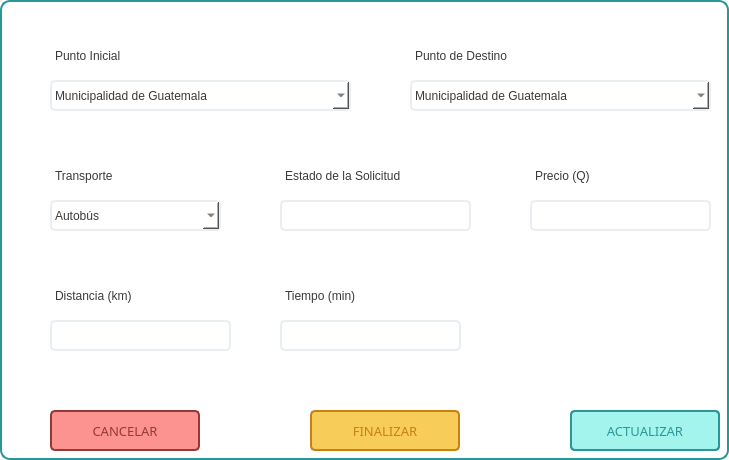
       <widget class="QWidget" name="page_solicitud">
        <property name="styleSheet">
         <string notr="true">background-color: #FFFFFF;
border: 2px solid #2B9699;
border-radius: 10px;</string>
        </property>
        <widget class="QLabel" name="lab_pto_inicial">
         <property name="geometry">
          <rect>
           <x>50</x>
           <y>40</y>
           <width>181</width>
           <height>31</height>
          </rect>
         </property>
         <property name="styleSheet">
          <string notr="true">border-color: #FFFFFF;
font: 11pt &quot;Arial Black&quot;;
color: #3A3A3A;</string>
         </property>
         <property name="text">
          <string>Punto Inicial</string>
         </property>
        </widget>
        <widget class="QLabel" name="lab_pto_destino">
         <property name="geometry">
          <rect>
           <x>410</x>
           <y>40</y>
           <width>181</width>
           <height>31</height>
          </rect>
         </property>
         <property name="styleSheet">
          <string notr="true">border-color: #FFFFFF;
font: 11pt &quot;Arial Black&quot;;
color: #3A3A3A;</string>
         </property>
         <property name="text">
          <string>Punto de Destino</string>
         </property>
        </widget>
        <widget class="QComboBox" name="combox_pto_inicial">
         <property name="geometry">
          <rect>
           <x>50</x>
           <y>80</y>
           <width>301</width>
           <height>31</height>
          </rect>
         </property>
         <property name="cursor">
          <cursorShape>PointingHandCursor</cursorShape>
         </property>
         <property name="styleSheet">
          <string notr="true">background-color: #FFFFFF;
border: 2px solid #E8EEF2;
font: 9pt &quot;Verdana&quot;;
color: #3A3A3A;
border-radius: 5px;</string>
         </property>
         <item>
          <property name="text">
           <string>Municipalidad de Guatemala</string>
          </property>
         </item>
         <item>
          <property name="text">
           <string>Hospital General San Juan de Dios</string>
          </property>
         </item>
         <item>
          <property name="text">
           <string>Café León</string>
          </property>
         </item>
         <item>
          <property name="text">
           <string>Restaurante San Martín</string>
          </property>
         </item>
         <item>
          <property name="text">
           <string>Instituto Nacional Central para Varones</string>
          </property>
         </item>
         <item>
          <property name="text">
           <string>Universidad San Carlos (Extensión Centro)</string>
          </property>
         </item>
         <item>
          <property name="text">
           <string>Teatro Nacional Miguel Ángel Asturias</string>
          </property>
         </item>
         <item>
          <property name="text">
           <string>Parque Central</string>
          </property>
         </item>
        </widget>
        <widget class="QComboBox" name="combox_pto_destino">
         <property name="geometry">
          <rect>
           <x>410</x>
           <y>80</y>
           <width>301</width>
           <height>31</height>
          </rect>
         </property>
         <property name="cursor">
          <cursorShape>PointingHandCursor</cursorShape>
         </property>
         <property name="styleSheet">
          <string notr="true">background-color: #FFFFFF;
border: 2px solid #E8EEF2;
font: 9pt &quot;Verdana&quot;;
color: #3A3A3A;
border-radius: 5px;</string>
         </property>
         <item>
          <property name="text">
           <string>Municipalidad de Guatemala</string>
          </property>
         </item>
         <item>
          <property name="text">
           <string>Hospital General San Juan de Dios</string>
          </property>
         </item>
         <item>
          <property name="text">
           <string>Café León</string>
          </property>
         </item>
         <item>
          <property name="text">
           <string>Restaurante San Martín</string>
          </property>
         </item>
         <item>
          <property name="text">
           <string>Instituto Nacional Central para Varones</string>
          </property>
         </item>
         <item>
          <property name="text">
           <string>Universidad San Carlos (Extensión Centro)</string>
          </property>
         </item>
         <item>
          <property name="text">
           <string>Teatro Nacional Miguel Ángel Asturias</string>
          </property>
         </item>
         <item>
          <property name="text">
           <string>Parque Central</string>
          </property>
         </item>
        </widget>
        <widget class="QLabel" name="lab_transporte">
         <property name="geometry">
          <rect>
           <x>50</x>
           <y>160</y>
           <width>171</width>
           <height>31</height>
          </rect>
         </property>
         <property name="styleSheet">
          <string notr="true">border-color: #FFFFFF;
font: 11pt &quot;Arial Black&quot;;
color: #3A3A3A;</string>
         </property>
         <property name="text">
          <string>Transporte</string>
         </property>
        </widget>
        <widget class="QComboBox" name="combox_transporte">
         <property name="geometry">
          <rect>
           <x>50</x>
           <y>200</y>
           <width>171</width>
           <height>31</height>
          </rect>
         </property>
         <property name="cursor">
          <cursorShape>PointingHandCursor</cursorShape>
         </property>
         <property name="styleSheet">
          <string notr="true">background-color: #FFFFFF;
border: 2px solid #E8EEF2;
font: 9pt &quot;Verdana&quot;;
color: #3A3A3A;
border-radius: 5px;</string>
         </property>
         <item>
          <property name="text">
           <string>Autobús</string>
          </property>
         </item>
         <item>
          <property name="text">
           <string>Automóvil</string>
          </property>
         </item>
         <item>
          <property name="text">
           <string>Motocicleta</string>
          </property>
         </item>
         <item>
          <property name="text">
           <string>Tren</string>
          </property>
         </item>
        </widget>
        <widget class="QLabel" name="lab_estado_t">
         <property name="geometry">
          <rect>
           <x>280</x>
           <y>160</y>
           <width>191</width>
           <height>31</height>
          </rect>
         </property>
         <property name="styleSheet">
          <string notr="true">border-color: #FFFFFF;
font: 11pt &quot;Arial Black&quot;;
color: #3A3A3A;</string>
         </property>
         <property name="text">
          <string>Estado de la Solicitud</string>
         </property>
        </widget>
        <widget class="QLabel" name="lab_estado">
         <property name="enabled">
          <bool>false</bool>
         </property>
         <property name="geometry">
          <rect>
           <x>280</x>
           <y>200</y>
           <width>191</width>
           <height>31</height>
          </rect>
         </property>
         <property name="styleSheet">
          <string notr="true">background-color: #FFFFFF;
border: 2px solid #E8EEF2;
font: 9pt &quot;Verdana&quot;;
color: #3A3A3A;
border-radius: 5px;</string>
         </property>
         <property name="text">
          <string/>
         </property>
        </widget>
        <widget class="QLabel" name="lab_precio">
         <property name="enabled">
          <bool>false</bool>
         </property>
         <property name="geometry">
          <rect>
           <x>530</x>
           <y>200</y>
           <width>181</width>
           <height>31</height>
          </rect>
         </property>
         <property name="styleSheet">
          <string notr="true">background-color: #FFFFFF;
border: 2px solid #E8EEF2;
font: 9pt &quot;Verdana&quot;;
color: #3A3A3A;
border-radius: 5px;</string>
         </property>
         <property name="text">
          <string/>
         </property>
        </widget>
        <widget class="QLabel" name="lab_precio_t">
         <property name="geometry">
          <rect>
           <x>530</x>
           <y>160</y>
           <width>181</width>
           <height>31</height>
          </rect>
         </property>
         <property name="styleSheet">
          <string notr="true">border-color: #FFFFFF;
font: 11pt &quot;Arial Black&quot;;
color: #3A3A3A;</string>
         </property>
         <property name="text">
          <string>Precio (Q)</string>
         </property>
        </widget>
        <widget class="QLabel" name="lab_distancia">
         <property name="enabled">
          <bool>false</bool>
         </property>
         <property name="geometry">
          <rect>
           <x>50</x>
           <y>320</y>
           <width>181</width>
           <height>31</height>
          </rect>
         </property>
         <property name="styleSheet">
          <string notr="true">background-color: #FFFFFF;
border: 2px solid #E8EEF2;
font: 9pt &quot;Verdana&quot;;
color: #3A3A3A;
border-radius: 5px;</string>
         </property>
         <property name="text">
          <string/>
         </property>
        </widget>
        <widget class="QLabel" name="lab_distancia_t">
         <property name="geometry">
          <rect>
           <x>50</x>
           <y>280</y>
           <width>181</width>
           <height>31</height>
          </rect>
         </property>
         <property name="styleSheet">
          <string notr="true">border-color: #FFFFFF;
font: 11pt &quot;Arial Black&quot;;
color: #3A3A3A;</string>
         </property>
         <property name="text">
          <string>Distancia (km)</string>
         </property>
        </widget>
        <widget class="QLabel" name="lab_tiempo_t">
         <property name="geometry">
          <rect>
           <x>280</x>
           <y>280</y>
           <width>181</width>
           <height>31</height>
          </rect>
         </property>
         <property name="styleSheet">
          <string notr="true">border-color: #FFFFFF;
font: 11pt &quot;Arial Black&quot;;
color: #3A3A3A;</string>
         </property>
         <property name="text">
          <string>Tiempo (min)</string>
         </property>
        </widget>
        <widget class="QLabel" name="lab_tiempo">
         <property name="enabled">
          <bool>false</bool>
         </property>
         <property name="geometry">
          <rect>
           <x>280</x>
           <y>320</y>
           <width>181</width>
           <height>31</height>
          </rect>
         </property>
         <property name="styleSheet">
          <string notr="true">background-color: #FFFFFF;
border: 2px solid #E8EEF2;
font: 9pt &quot;Verdana&quot;;
color: #3A3A3A;
border-radius: 5px;</string>
         </property>
         <property name="text">
          <string/>
         </property>
        </widget>
        <widget class="QPushButton" name="btn_crear">
         <property name="geometry">
          <rect>
           <x>570</x>
           <y>410</y>
           <width>150</width>
           <height>41</height>
          </rect>
         </property>
         <property name="font">
          <font>
           <family>Arial Black</family>
           <pointsize>10</pointsize>
           <weight>50</weight>
           <italic>false</italic>
           <bold>false</bold>
          </font>
         </property>
         <property name="cursor">
          <cursorShape>PointingHandCursor</cursorShape>
         </property>
         <property name="toolTip">
          <string>&lt;html&gt;&lt;head/&gt;&lt;body&gt;&lt;p&gt;&lt;br/&gt;&lt;/p&gt;&lt;/body&gt;&lt;/html&gt;</string>
         </property>
         <property name="whatsThis">
          <string>&lt;html&gt;&lt;head/&gt;&lt;body&gt;&lt;p&gt;&lt;br/&gt;&lt;/p&gt;&lt;/body&gt;&lt;/html&gt;</string>
         </property>
         <property name="styleSheet">
          <string notr="true">font: 10pt &quot;Arial Black&quot;;
background-color: #A3F4ED;
border: 2px solid #2B9699;
border-radius: 5px;
color: #2B9699;</string>
         </property>
         <property name="text">
          <string>CREAR</string>
         </property>
        </widget>
        <widget class="QPushButton" name="btn_actualizar">
         <property name="geometry">
          <rect>
           <x>570</x>
           <y>410</y>
           <width>150</width>
           <height>41</height>
          </rect>
         </property>
         <property name="font">
          <font>
           <family>Arial Black</family>
           <pointsize>10</pointsize>
           <weight>50</weight>
           <italic>false</italic>
           <bold>false</bold>
          </font>
         </property>
         <property name="cursor">
          <cursorShape>PointingHandCursor</cursorShape>
         </property>
         <property name="toolTip">
          <string>&lt;html&gt;&lt;head/&gt;&lt;body&gt;&lt;p&gt;&lt;br/&gt;&lt;/p&gt;&lt;/body&gt;&lt;/html&gt;</string>
         </property>
         <property name="whatsThis">
          <string>&lt;html&gt;&lt;head/&gt;&lt;body&gt;&lt;p&gt;&lt;br/&gt;&lt;/p&gt;&lt;/body&gt;&lt;/html&gt;</string>
         </property>
         <property name="styleSheet">
          <string notr="true">font: 10pt &quot;Arial Black&quot;;
background-color: #A3F4ED;
border: 2px solid #2B9699;
border-radius: 5px;
color: #2B9699;</string>
         </property>
         <property name="text">
          <string>ACTUALIZAR</string>
         </property>
        </widget>
        <widget class="QPushButton" name="btn_cancelar">
         <property name="geometry">
          <rect>
           <x>50</x>
           <y>410</y>
           <width>150</width>
           <height>41</height>
          </rect>
         </property>
         <property name="font">
          <font>
           <family>Arial Black</family>
           <pointsize>10</pointsize>
           <weight>50</weight>
           <italic>false</italic>
           <bold>false</bold>
          </font>
         </property>
         <property name="cursor">
          <cursorShape>PointingHandCursor</cursorShape>
         </property>
         <property name="toolTip">
          <string>&lt;html&gt;&lt;head/&gt;&lt;body&gt;&lt;p&gt;&lt;br/&gt;&lt;/p&gt;&lt;/body&gt;&lt;/html&gt;</string>
         </property>
         <property name="whatsThis">
          <string>&lt;html&gt;&lt;head/&gt;&lt;body&gt;&lt;p&gt;&lt;br/&gt;&lt;/p&gt;&lt;/body&gt;&lt;/html&gt;</string>
         </property>
         <property name="styleSheet">
          <string notr="true">font: 10pt &quot;Arial Black&quot;;
background-color: #FD9390;
border: 2px solid #903b35;
border-radius: 5px;
color: #903b35;</string>
         </property>
         <property name="text">
          <string>CANCELAR</string>
         </property>
        </widget>
        <widget class="QPushButton" name="btn_finalizar">
         <property name="geometry">
          <rect>
           <x>310</x>
           <y>410</y>
           <width>150</width>
           <height>41</height>
          </rect>
         </property>
         <property name="font">
          <font>
           <family>Arial Black</family>
           <pointsize>10</pointsize>
           <weight>50</weight>
           <italic>false</italic>
           <bold>false</bold>
          </font>
         </property>
         <property name="cursor">
          <cursorShape>PointingHandCursor</cursorShape>
         </property>
         <property name="toolTip">
          <string>&lt;html&gt;&lt;head/&gt;&lt;body&gt;&lt;p&gt;&lt;br/&gt;&lt;/p&gt;&lt;/body&gt;&lt;/html&gt;</string>
         </property>
         <property name="whatsThis">
          <string>&lt;html&gt;&lt;head/&gt;&lt;body&gt;&lt;p&gt;&lt;br/&gt;&lt;/p&gt;&lt;/body&gt;&lt;/html&gt;</string>
         </property>
         <property name="styleSheet">
          <string notr="true">font: 10pt &quot;Arial Black&quot;;
background-color: #F7CC59;
border: 2px solid #C88014;
border-radius: 5px;
color: #C88014;</string>
         </property>
         <property name="text">
          <string>FINALIZAR</string>
         </property>
        </widget>
       </widget>
